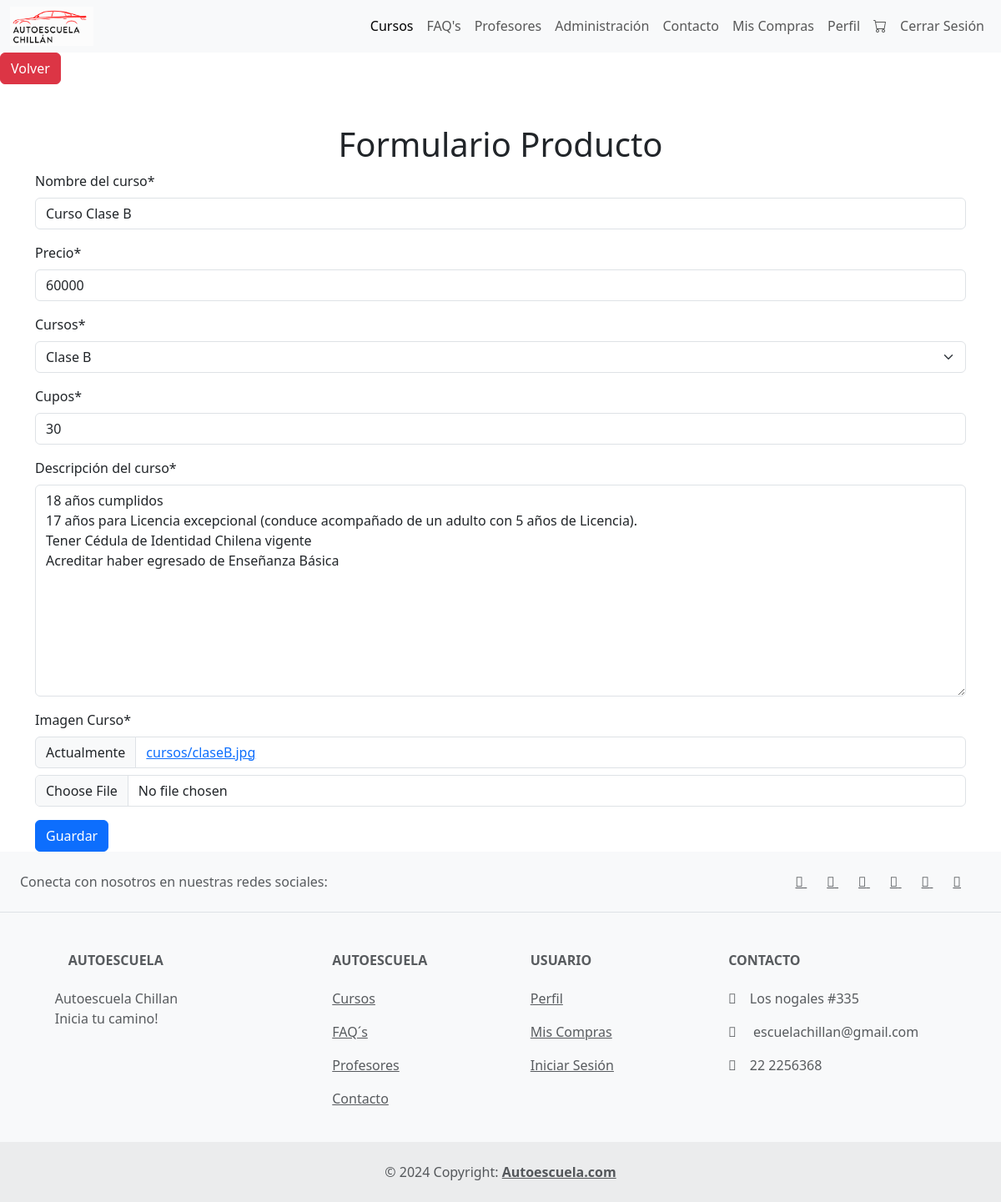
/editar_producto/4/ (signed in), run on the app's committed database.
### aplicacion/models.py (models this page shows, shortened)
class Producto(models.Model):
    nombre = models.CharField(max_length=100, verbose_name="Nombre del curso")
    precio = models.PositiveIntegerField( verbose_name="Precio")
    cursos = models.CharField(max_length=20, choices=Cursos, verbose_name="Cursos")
    cupos = models.PositiveIntegerField(verbose_name="Cupos", default=30)
    descripcion = models.TextField(verbose_name="Descripción del curso")
    imagen_curso = models.ImageField(upload_to='cursos/', verbose_name="Imagen Curso")

### aplicacion/views.py (the view)
# urls.py: path('editar_producto/<int:id>/', editar_producto, name='editar_producto'),
@login_required
def editar_producto(request, id):
    producto = get_object_or_404(Producto, pk=id)
    if request.method == 'POST':
        form = ProductoForm(request.POST, request.FILES, instance=producto)
        if form.is_valid():
            form.save()
            return redirect('perfilAdmin')
    else:
        form = ProductoForm(instance=producto)
    return render(request, 'Autoescuela/editar_producto_form.html', {'form': form})

### aplicacion/forms.py
class ProductoForm(forms.ModelForm):
    class Meta:
        model = Producto
        fields = ['nombre', 'precio', 'cursos', 'cupos', 'descripcion', 'imagen_curso']

### aplicacion/views.py (called while the page is built)
def navbar_context(request):
    usuario_autenticado = request.user.is_authenticated
    tiene_compras = False
    if usuario_autenticado:
        try:
            perfil =request.user
            items_carrito = CarritoItem.objects.filter(compra__perfil=perfil, compra=None)
            tiene_compras = items_carrito.exists()
        except Perfil.DoesNotExist:
            pass
    return {
        'usuario_autenticado': usuario_autenticado,
        'tiene_compras': tiene_compras,
    }

### aplicacion/templates/Autoescuela/editar_producto_form.html (shortened to what this page needs)
{% extends "Autoescuela/base.html" %}
{% load static %}
{% load crispy_forms_tags %}
{% block contenido %}
<div class="container mt-5">
    <h1 class="text-center">Formulario Producto</h1>
    <form method="post" enctype="multipart/form-data">
        {{ form |crispy }}
        <button type="submit" class="btn btn-primary">Guardar</button>
    </form>
</div>
{% endblock %}

### data on the page
Producto: nombre "Curso Clase B", precio "60000", cursos "Clase B", cupos "30", descripcion "18 años cumplidos 17 años para Licencia excepcional (conduce acompañado de un adulto con 5 años de Licencia). Tener Cédula de Identidad Chilena vigente Acreditar haber egresado de Enseñanza Básica"
